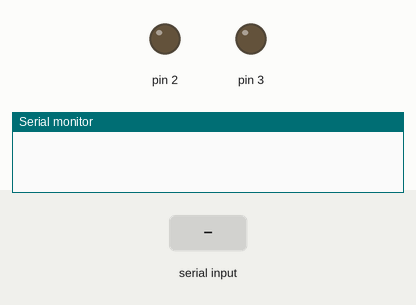
A sketch run on a simulated Arduino Uno, built with avr-gcc and run on an emulated ATmega328P. On the bench: output pins drawn as LEDs (lit = HIGH), the last lines printed to the serial monitor. Inputs (shaded band) come from the test bench.

Above: at 1.2 s.
1.3 s: "set" received over Serial
At 2.5 s:
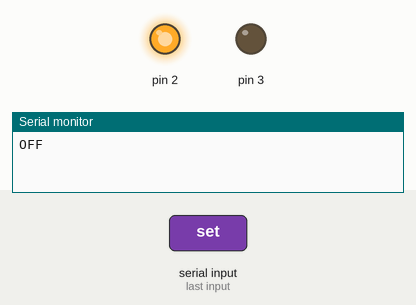
2.8 s: "set" received over Serial
At 3.7 s:
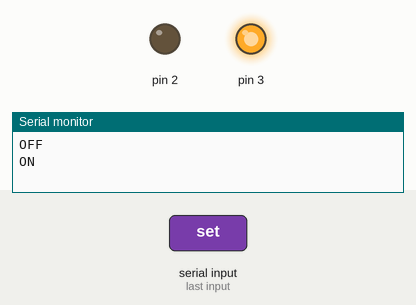
Timing chart, 0 to 5.8 s (numbered marks = the images above; inputs shaded):
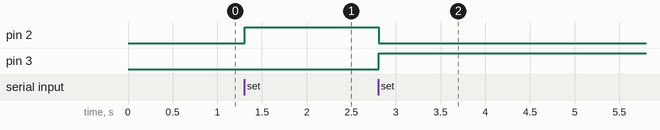

The sketch:

valves.ino
```cpp
void setup() {

  pinMode(2, OUTPUT);
  pinMode(3, OUTPUT);
  // Serial communication
  Serial.begin(115200);
  Serial.setTimeout(10);

}

void loop() {
  if (Serial.available()) {
    String input = Serial.readString();
    input.trim();

    // Parsing input: command:value
    int delimiterIndex = input.indexOf(':');
    String command;
    String value;
    if (delimiterIndex != -1) {
      command = input.substring(0, delimiterIndex);
      value = input.substring(delimiterIndex + 1, input.length());
    }

  if (input.equals("getId")) {
      Serial.println("valves");
    }
    else if (input.equals("set")) {
      if (digitalRead(2) == HIGH) {
        Serial.println("ON");
        digitalWrite(2, LOW);
        digitalWrite(3, HIGH);
      }
      else if (digitalRead(2) == LOW) {
        Serial.println("OFF");
        digitalWrite(2, HIGH);
        digitalWrite(3, LOW);
      }
    }

    }

}
```

Measured:
- after the input at 1.3 s, pin 2: LOW → HIGH at once
- after the input at 2.8 s, pin 2: HIGH → LOW at once; pin 3: LOW → HIGH at once
